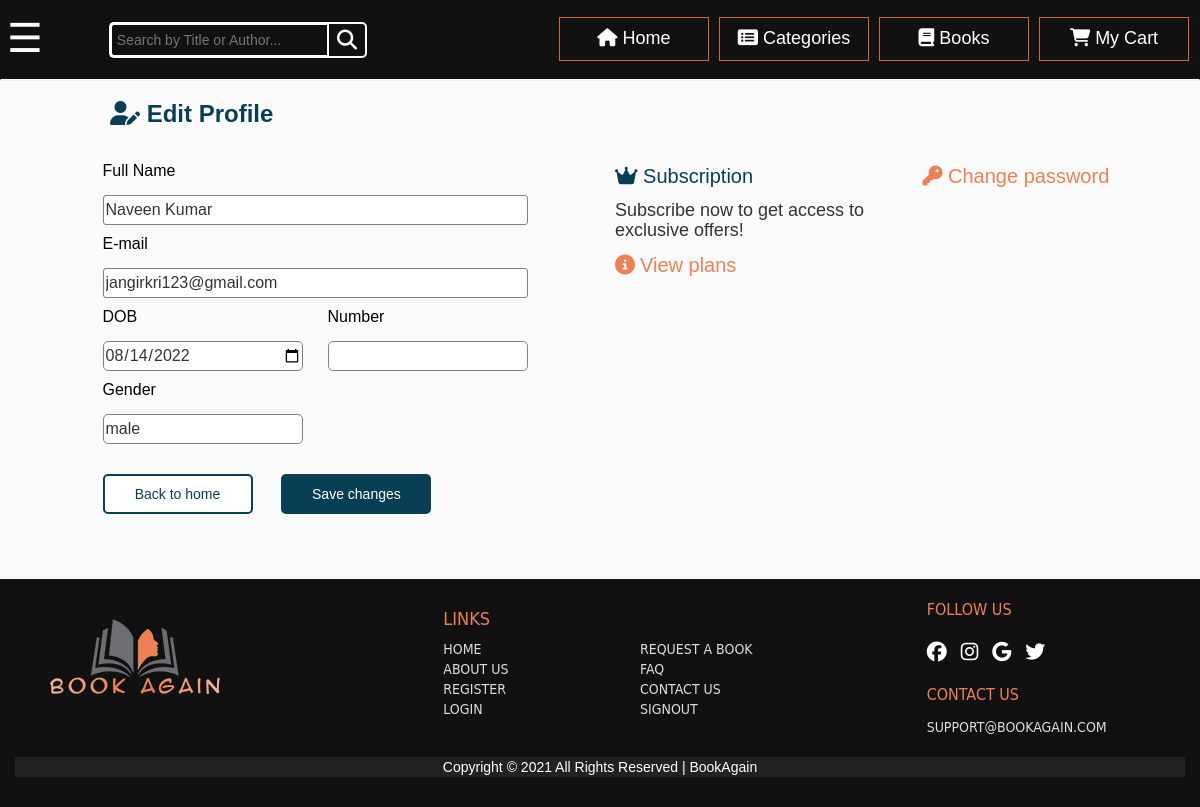
The app's page /profile.php (signed in) with its own data.
### tables this page shows
CREATE TABLE `users` (
  `user_id` int NOT NULL,
  `user_name` varchar(25) NOT NULL,
  `user_dob` date NOT NULL,
  `user_email` varchar(30) NOT NULL,
  `user_password` varchar(40) NOT NULL,
  `membership` int NOT NULL,
  `user_number` varchar(15) DEFAULT NULL,
  `user_gender` varchar(10) DEFAULT NULL
);

### profile.php (the view, shortened to what this page needs)
<?php
  $user_email=$_SESSION['email'];
  $conn = mysqli_connect(getenv('HOSTNAME'),getenv('USERNAME'),getenv("PASSWORD"),getenv("DATABASE"));
  $query = "SELECT * FROM users where user_email='$user_email'";
  $result = mysqli_query($conn, $query);
  $row = mysqli_fetch_assoc($result);
?>
<html>
<head>
</head>
<link href="preloader.css" rel="stylesheet">
<link href="style.css" rel="stylesheet">
<link rel="stylesheet" href="https://cdnjs.cloudflare.com/ajax/libs/font-awesome/4.7.0/css/font-awesome.min.css">
<link rel="stylesheet" href="https://maxcdn.bootstrapcdn.com/bootstrap/3.4.1/css/bootstrap.min.css">
<link rel="stylesheet" href="https://cdn.jsdelivr.net/npm/sweetalert2@11.0.16/dist/sweetalert2.min.css">
<body>
<div class="navbar">
<div class="search">
<div id="buttonvisibility">
<button class="openbtn" onclick="openNav()" style="cursor: pointer;">☰</button>
</div>
<form method="post" action="searchresults.php">
<input type="text" name="searchword" class="searchTerm" placeholder="Search by Title or Author...">
<button type="submit" name="search" class="searchButton"><i class="fa fa-search"></i></button>
</form>
</div>
        <div id="activepage">
		<a href="cart.php" class="option" style="width: 150px;"><i class="fas fa-shopping-cart" style="margin-right: 5px;"></i>My Cart</a>
		<a href="books.php" class="option" style="width: 150px;"><i class="fas fa-book" style="margin-right: 5px;"></i>Books</a>
		<a href="categories.php" class="option" style="width: 150px;"><i class="fas fa-list-alt" style="margin-right: 5px;"></i>Categories</a>
		<a href="index.php" class="option" style="width: 150px;"><i class="fas fa-home" style="margin-right: 5px;"></i>Home</a>
		</div>
</div>
<?php
	$gender=$row['user_gender'];
	?>
<div class="background" style="background-color:#FAFAFA;padding-bottom: 50px;margin-top: -20px;">
	<hr>
	<h3 style="margin-left: 110px; font-weight: bold;padding-bottom: 25px;color: 093F55"><i class="fas fa-user-edit"></i>&nbsp;Edit Profile</h3>
	<div class="row">
	<div class="col-md-1">
	</div>
	<div class="col-md-5">
	<form action="profile.php" method="post" name="profileform" onSubmit="return profileForm">
	<table style="margin-bottom: 20px;">
	<tr><td><label>Full Name</label></td></tr>
	<tr><td><input type="text" name="name" value="<?php echo $row['user_name'];?>" class="textbox" required></td></tr>
	<tr><td><label>E-mail</label></td></tr>
	<tr><td><input type="email" name="email" value="<?php echo $row['user_email'];?>" class="textbox" required readonly></td></tr>
	<tr><td><label>DOB</label></td><td><label style="margin-left: -200px;">Number</label></td></tr>
	<tr><td><input type="date" name="dob" value="<?php echo $row['user_dob'];?>" style="width: 200px;outline-color:#ED8155;height: 30px;border: none;border-radius: 5px;border: 1px solid grey;"></td>
		<td><input type="text" name="number" maxlength="10" pattern="\d{10}" value="<?php echo $row['user_number'];?>" style="width: 200px;height: 30px;margin-left: -200px;outline-color:#ED8155;border: none;border-radius: 5px;border: 1px solid grey;"></td></tr>
	<tr><td><label>Gender</label></td></tr>
	<?php if($gender=="") {?>
	<tr><td>
	<input type="radio" id="male" name="gender" value="male" style="cursor: pointer;">
    <label for="male" style="color: #444">Male</label><br>
    <input type="radio" id="female" name="gender" value="female" style="cursor: pointer;">
    <label for="female" style="color: #444">Female</label><br>
    <input type="radio" id="other" name="gender" value="other" style="cursor: pointer;">
    <label for="other" style="color: #444">Other</label></td>
	</tr>
	<?php }else{ ?>
	<tr><td><input type="text" value="<?php echo("$gender"); ?>" style="width: 200px;outline-color:#ED8155;height: 30px;border: none;border-radius: 5px;border: 1px solid grey;" readonly></td></tr>
    <?php } ?>
	</table>
    <a href="index.php"><button type="button" class="button1" style="margin-left: 0px;">Back to home</button></a>
	<button type="submit" name="save" class="button">Save changes</button><br>
	</form>
	</div>
	<div class="col-md-3">
		<?php
		$result1=mysqli_query($conn,"SELECT * FROM users WHERE user_email='$user_email' AND membership=0");
		if(mysqli_num_rows($result1)==0){
		$result2=mysqli_query($conn,"SELECT * FROM users WHERE user_email='$user_email'");
		$row1=mysqli_fetch_array($result2);
		if(($row1['membership']==1) || ($row['membership']==2)){ ?>
		<div class="heading">
	    <a style="font-size: 20px;padding-bottom: 20px;color:#093F55"><i class="fas fa-crown"></i>&nbsp;Subscription Details</a>
	    </div><br>
		<p style="font-size: 15px;margin-right: 10px;color: #222">Your request will be approved soon, Thank you for being patient</p>
		<?php }else{
		$result3=mysqli_query($conn,"SELECT * FROM membership WHERE user_email='$user_email'");
		$row2=mysqli_fetch_array($result3);
		?>
		<div class="heading">
	    <a style="font-size: 20px;padding-bottom: 20px;color:#093F55;"><i class="fas fa-crown"></i>&nbsp;Subscription Details</a>
	    </div>
		<?php
			if($row2['subscription_type']=="silver"){ ?>
			<h4 style="color: red;margin-top: 20px;">Silver member</h4>
			<h4 style="font-size: 15px;color: #333">You can now save <span style="color: red;">5%</span> on final amount of purchase</h4>
		<?php	}else{ ?>
			<h4 style="color: red;margin-top: 20px;">Golden member</h4>
			<h4 style="font-size: 15px;color: #333">You can now save <span style="color: red;">10%</span> on final amount of purchase</h4>
		<?php	}
			?>
		<h4 style="color: #333;font-size: 15px;">Your plans ends in <span id="demo" style="color: red;font-size: 18px;"></span></h4>
		<?php } }else{ ?>
		<div class="heading">
	    <a style="font-size: 20px;padding-bottom: 20px;color:#093F55"><i class="fas fa-crown"></i>&nbsp;Subscription</a>
	    </div>
		<h4>Subscribe now to get access to exclusive offers!</h4>
		<a href="plans.php" style="cursor: pointer;color: #ED8155"><i class="fas fa-info-circle" style="font-size: 20px;">&nbsp;</i><span style="font-size: 20px;">View plans</span></a>
			<?php } ?>
	</div>
		<div class="col-md-3">
			<div class="heading">
	<a onClick="funA()" id="heading" style="font-size: 20px;cursor: pointer;padding-bottom: 20px;color:#ED8155"><i class="fas fa-key"></i>&nbsp;Change password</a>	</div>
	</div>
	</div>
</div>
	<?php include("footer.php"); ?>
</body>
</html>

### style.css (style rules this page uses)
body { margin:0; }
.navbar .searchTerm { background: #111; width: 20%; border: 3px solid white; border-right: none; padding: 5px; height: 36px; border-radius: 5px 0 0 5px; outline: none; color: #fff; margin-top: -17px; }
.navbar .searchButton { width: 40px; height: 36px; border: 2px solid white; background-color: #111; text-align: center; color: #fff; border-radius: 0 5px 5px 0; cursor: pointer; font-size: 20px; margin-top: -17px; }
.navbar .search { width: 100%; margin-top: 38px; margin-bottom: -55px; margin-left: 0px; position: relative; display: flex; }
.navbar { border-bottom: 1.5px solid white; overflow: hidden; background-color: #111; height: 80.5px; position: sticky; position: -webkit-sticky; top: 0; width: 100%; z-index: 1; }
.navbar a { position: relative; float: right; display: block; color: white; text-align: center; margin-right: 10px; margin-top: 8px; padding-top: 10px; padding-bottom: 10px; text-decoration: none; font-size: 18px; border: 1px solid #D26635; }
.row { margin: 0 -5px; }
.row:after { content: ""; display: table; clear: both; }
.navbar .search .openbtn { position: relative; margin-right: 60px; font-size: 40px; margin-top: -30px; border: none; background-color: #111; color: white; }

### profile.php (style rules this page uses)
body { background-color: #FAFAFA !important; font-family:Arial !important; }
.search form { display: flex; height: 100%; width: 100%; }
.navbar { border-bottom: 1.5px solid white !important; overflow: hidden; background-color: #111; height: 80px; position: sticky !important; top: 0; width: 100% !important; z-index: 1; border-radius: 0 !important; }
.navbar a { margin-top: 0px; padding-top: 8px; padding-bottom: 8px; }
.background td { padding-bottom: 10px; }
.background label { font-weight: 400; color: #000; }
.background .textbox { width: 425px; height: 30px; border: 1px solid grey; border-radius: 3px; outline-color:#ED8155; }
.button { height: 40px; width: 150px; margin-right: 25px; border-radius: 5px; border: none; box-shadow: inset 0 0 0 0 #093F55; -webkit-transition: ease-out 0.4s; -moz-transition: ease-out 0.4s; transition: ease-out 0.4s; background-color: #093F55; color: white; }
.button1 { height: 40px; width: 150px; margin-right: 25px; border-radius: 5px; background-color: white; color: #093F55; border: 2px solid #093F55; box-shadow: inset 0 0 0 0 white; -webkit-transition: ease-out 0.4s; -moz-transition: ease-out 0.4s; transition: ease-out 0.4s; }

### footer.php (style rules this page uses)
a { text-decoration: none !important; }

### records on screen
users: name "Naveen Kumar", email "jangirkri123@gmail.com", dob "08/14/2022", user_gender "male"
